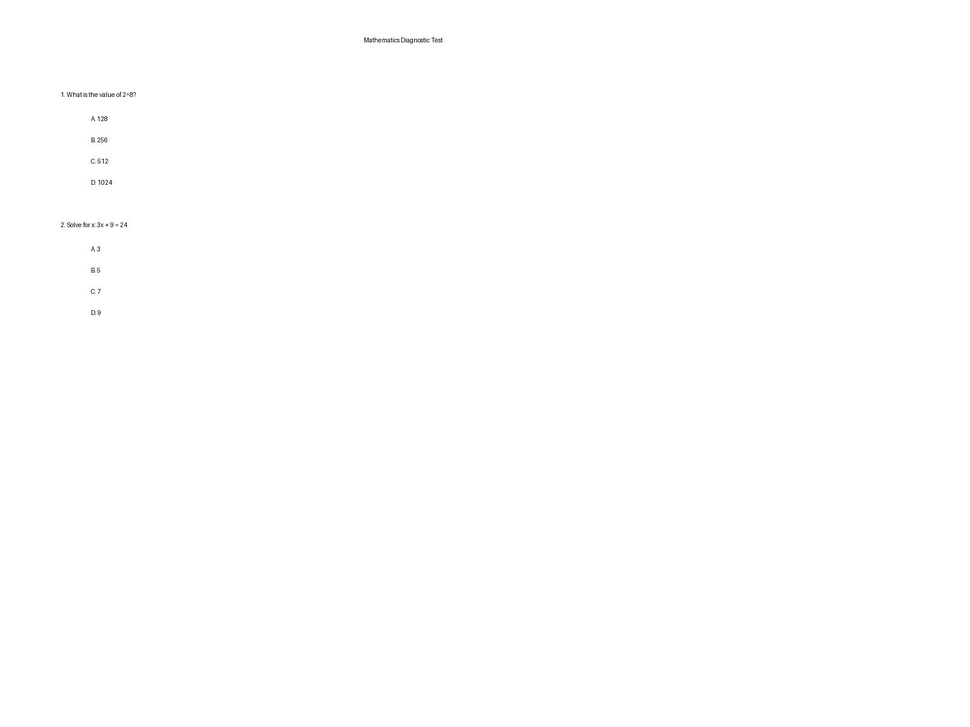
#> input picture sample_documents/question_paper.jpg, 970 x 727 px, shrunk from 1600 x 1200 before the run
$ python -i image_preprocessor.py   (imports and definitions only)
#> lines starting #> are read from the running program, lines starting #| are printed output that depends on the picture; after the words box and inside, x2 and y2 are one past the last pixel; in counts of white or black regions, pixels touching at a corner belong together
"""Image preprocessing pipeline for OCR optimization."""

import logging
import cv2
import numpy as np
from PIL import Image
from typing import Tuple, Optional

logger = logging.getLogger("document_intelligence")


class ImagePreprocessor:
    """Preprocesses images for optimal OCR accuracy."""

    def __init__(
        self,
        target_dpi: int = 300,
        enable_deskew: bool = True,
        enable_denoise: bool = True,
    ):
        self.target_dpi = target_dpi
        self.enable_deskew = enable_deskew
        self.enable_denoise = enable_denoise

    def preprocess(self, input_image_path: str, output_image_path: str) -> str:
        """Runs complete image preprocessing pipeline and saves output."""
#> called with output_image_path = 'out.png'
        try:
            # Load with OpenCV
            img = cv2.imread(input_image_path)
#> img is the input picture: shape (727, 970, 3); min 29, max 255, mean 254.8
            if img is None:
                # Try with PIL then convert
                pil_img = Image.open(input_image_path)
                img = cv2.cvtColor(np.array(pil_img), cv2.COLOR_RGB2BGR)

            # 1. Grayscale
            gray = self.to_grayscale(img)

            # 2. Rotation / Orientation correction
            corrected, _ = self.correct_orientation(gray)

            # 3. Deskew
            if self.enable_deskew:
                deskewed = self.deskew(corrected)
            else:
                deskewed = corrected

            # 4. Denoise
            if self.enable_denoise:
                denoised = self.denoise(deskewed)
            else:
                denoised = deskewed

            # 5. Adaptive / Otsu Thresholding
            thresh = self.threshold(denoised)

            # Save processed image
            cv2.imwrite(output_image_path, thresh)
            return output_image_path
        except Exception as e:
            logger.warning(
                f"Image preprocessing failed for {input_image_path}: {str(e)}. Using original."
            )
            # Fallback: copy original
            pil_img = Image.open(input_image_path)
            pil_img.save(output_image_path)
            return output_image_path

    @staticmethod
    def to_grayscale(img: np.ndarray) -> np.ndarray:
        if len(img.shape) == 2:
            return img
        return cv2.cvtColor(img, cv2.COLOR_BGR2GRAY)

    @staticmethod
    def correct_orientation(gray: np.ndarray) -> Tuple[np.ndarray, int]:
        """Detects 90-degree rotations using edge projections or aspect heuristics."""
        # By default orientation is 0 unless detected otherwise
        angle = 0
        h, w = gray.shape[:2]
#> h = 727; w = 970
        # In case height << width for a portrait page, or if text projection indicates rotation:
        # Returning image and angle
        return gray, angle

    @staticmethod
    def deskew(gray: np.ndarray) -> np.ndarray:
        """Deskews small tilt angles (< 45 degrees) using minAreaRect on foreground pixels."""
        try:
            # Invert image (text becomes white on black)
            thresh = cv2.bitwise_not(cv2.threshold(gray, 0, 255, cv2.THRESH_BINARY | cv2.THRESH_OTSU)[1])
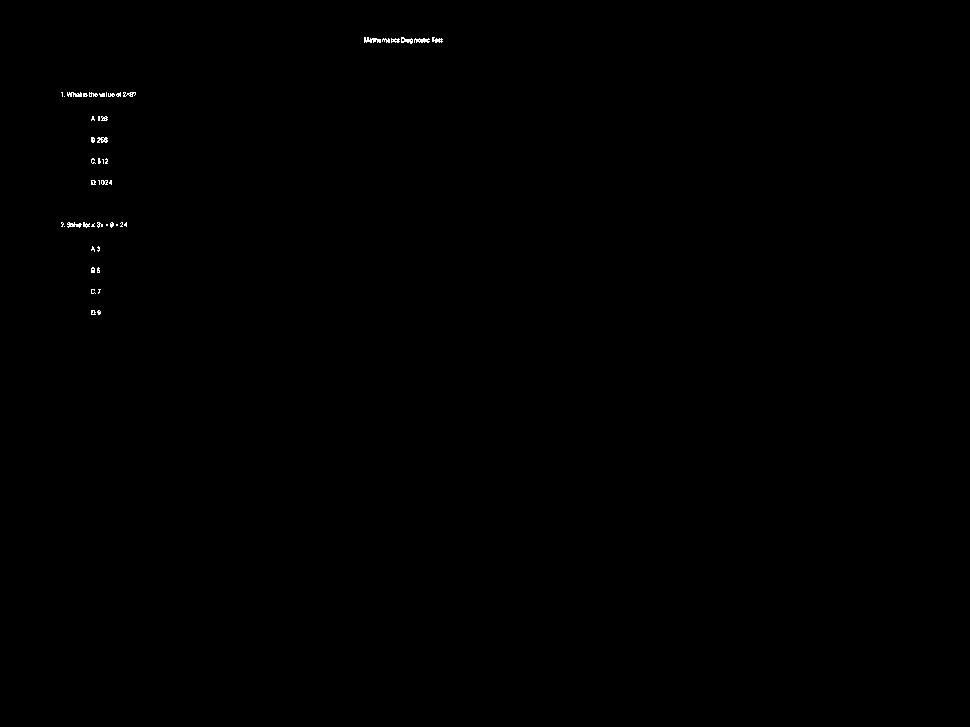
#> thresh: shape (727, 970); 0.14% white in thin lines or dots, all inside (x1, y1, x2, y2) = (61, 37, 443, 315)
            coords = np.column_stack(np.where(thresh > 0))
#> coords = 961 pairs, first value 37 to 314, second value 61 to 442
            if len(coords) < 100:
                return gray

            angle = cv2.minAreaRect(coords)[-1]
#> angle = -51.5
            if angle < -45:
                angle = -(90 + angle)
#> angle = -38.5
            elif angle > 45:
                angle = 90 - angle
            else:
                angle = -angle

            # Only rotate if tilt is noticeable but small
            if abs(angle) > 0.5 and abs(angle) < 45:
                (h, w) = gray.shape[:2]
#> h = 727; w = 970
                center = (w // 2, h // 2)
#> center = (485, 363)
                M = cv2.getRotationMatrix2D(center, angle, 1.0)
#> M = [[0.783, -0.622, 331.4], [0.622, 0.783, -223]]
                rotated = cv2.warpAffine(
                    gray,
                    M,
                    (w, h),
                    flags=cv2.INTER_CUBIC,
                    borderMode=cv2.BORDER_REPLICATE,
                )
                return rotated
        except Exception as e:
            logger.debug(f"Deskew calculation skipped: {str(e)}")

        return gray

    @staticmethod
    def denoise(gray: np.ndarray) -> np.ndarray:
        """Denoises image using bilateral filter to preserve text edges."""
        return cv2.bilateralFilter(gray, 9, 75, 75)

    @staticmethod
    def threshold(gray: np.ndarray) -> np.ndarray:
        """Applies Otsu binarization."""
        return cv2.threshold(gray, 0, 255, cv2.THRESH_BINARY | cv2.THRESH_OTSU)[1]
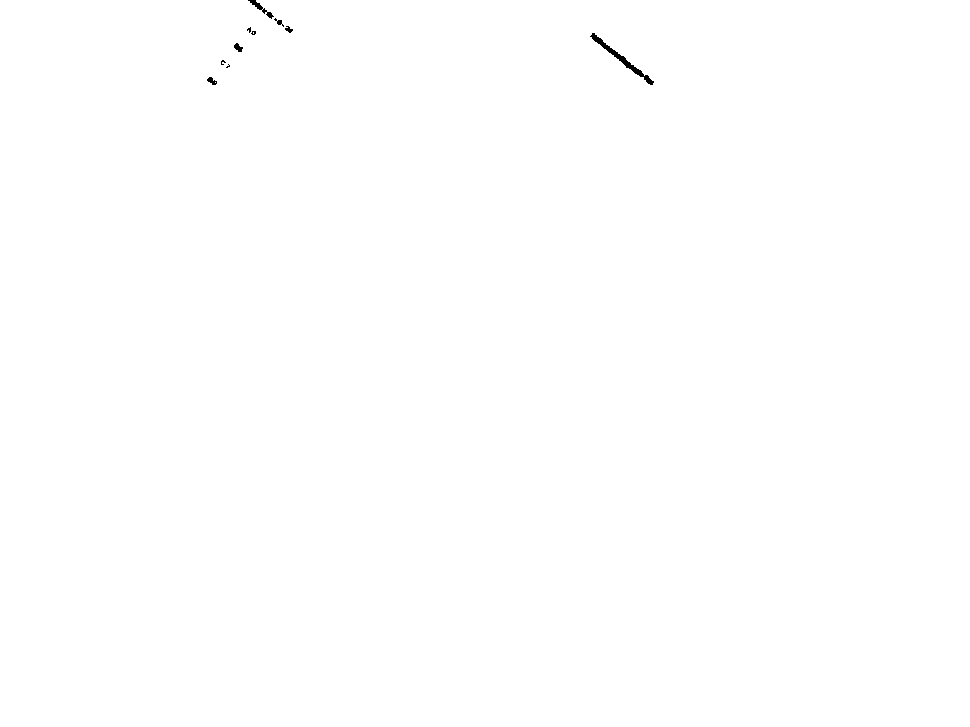
#> returned value: shape (727, 970); 99.9% white; 10 black regions (4 under 20 px), largest, box (x1, y1, x2, y2) and area: (590, 33, 654, 85) 387, (248, 0, 274, 19) 112, (234, 43, 243, 52) 48, (207, 77, 217, 85) 45, (274, 18, 284, 27) 32, (285, 26, 293, 33) 31

>>> result = ImagePreprocessor().preprocess('../../sample_documents/question_paper.jpg', 'out.png')
